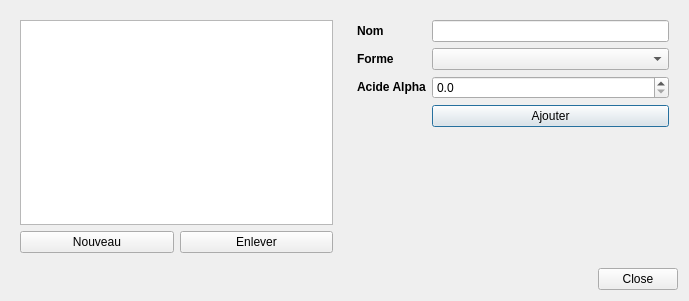
<?xml version="1.0" encoding="UTF-8"?>
<ui version="4.0">
 <class>Dialog</class>
 <widget class="QDialog" name="Dialog">
  <property name="geometry">
   <rect>
    <x>0</x>
    <y>0</y>
    <width>689</width>
    <height>301</height>
   </rect>
  </property>
  <property name="windowTitle">
   <string>Editeur</string>
  </property>
  <layout class="QGridLayout" name="gridLayout">
   <item row="0" column="1">
    <widget class="QWidget" name="widget_2" native="true">
     <layout class="QFormLayout" name="formLayout">
      <item row="0" column="0">
       <widget class="QLabel" name="label">
        <property name="text">
         <string>&lt;!DOCTYPE HTML PUBLIC &quot;-//W3C//DTD HTML 4.0//EN&quot; &quot;http://www.w3.org/TR/REC-html40/strict.dtd&quot;&gt;
&lt;html&gt;&lt;head&gt;&lt;meta name=&quot;qrichtext&quot; content=&quot;1&quot; /&gt;&lt;style type=&quot;text/css&quot;&gt;
p, li { white-space: pre-wrap; }
&lt;/style&gt;&lt;/head&gt;&lt;body style=&quot; font-family:'Droid Sans'; font-size:9pt; font-weight:400; font-style:normal;&quot;&gt;
&lt;p style=&quot; margin-top:0px; margin-bottom:0px; margin-left:0px; margin-right:0px; -qt-block-indent:0; text-indent:0px;&quot;&gt;&lt;span style=&quot; font-weight:600;&quot;&gt;Nom&lt;/span&gt;&lt;/p&gt;&lt;/body&gt;&lt;/html&gt;</string>
        </property>
       </widget>
      </item>
      <item row="0" column="1">
       <widget class="QLineEdit" name="lineEditNom"/>
      </item>
      <item row="1" column="0">
       <widget class="QLabel" name="label_2">
        <property name="text">
         <string>&lt;!DOCTYPE HTML PUBLIC &quot;-//W3C//DTD HTML 4.0//EN&quot; &quot;http://www.w3.org/TR/REC-html40/strict.dtd&quot;&gt;
&lt;html&gt;&lt;head&gt;&lt;meta name=&quot;qrichtext&quot; content=&quot;1&quot; /&gt;&lt;style type=&quot;text/css&quot;&gt;
p, li { white-space: pre-wrap; }
&lt;/style&gt;&lt;/head&gt;&lt;body style=&quot; font-family:'Droid Sans'; font-size:9pt; font-weight:400; font-style:normal;&quot;&gt;
&lt;p style=&quot; margin-top:0px; margin-bottom:0px; margin-left:0px; margin-right:0px; -qt-block-indent:0; text-indent:0px;&quot;&gt;&lt;span style=&quot; font-weight:600;&quot;&gt;Forme&lt;/span&gt;&lt;/p&gt;&lt;/body&gt;&lt;/html&gt;</string>
        </property>
       </widget>
      </item>
      <item row="2" column="0">
       <widget class="QLabel" name="label_3">
        <property name="text">
         <string>&lt;!DOCTYPE HTML PUBLIC &quot;-//W3C//DTD HTML 4.0//EN&quot; &quot;http://www.w3.org/TR/REC-html40/strict.dtd&quot;&gt;
&lt;html&gt;&lt;head&gt;&lt;meta name=&quot;qrichtext&quot; content=&quot;1&quot; /&gt;&lt;style type=&quot;text/css&quot;&gt;
p, li { white-space: pre-wrap; }
&lt;/style&gt;&lt;/head&gt;&lt;body style=&quot; font-family:'Droid Sans'; font-size:9pt; font-weight:400; font-style:normal;&quot;&gt;
&lt;p style=&quot; margin-top:0px; margin-bottom:0px; margin-left:0px; margin-right:0px; -qt-block-indent:0; text-indent:0px;&quot;&gt;&lt;span style=&quot; font-weight:600;&quot;&gt;Acide Alpha&lt;/span&gt;&lt;/p&gt;&lt;/body&gt;&lt;/html&gt;</string>
        </property>
       </widget>
      </item>
      <item row="1" column="1">
       <widget class="QComboBox" name="comboBoxForme"/>
      </item>
      <item row="3" column="1">
       <widget class="QPushButton" name="pushButtonAjouter">
        <property name="text">
         <string>Ajouter</string>
        </property>
       </widget>
      </item>
      <item row="2" column="1">
       <widget class="QDoubleSpinBox" name="spinBoxAlpha">
        <property name="decimals">
         <number>1</number>
        </property>
        <property name="maximum">
         <double>100.000000000000000</double>
        </property>
       </widget>
      </item>
     </layout>
    </widget>
   </item>
   <item row="2" column="0" colspan="2">
    <widget class="QDialogButtonBox" name="buttonBox">
     <property name="orientation">
      <enum>Qt::Horizontal</enum>
     </property>
     <property name="standardButtons">
      <set>QDialogButtonBox::Close</set>
     </property>
    </widget>
   </item>
   <item row="0" column="0" rowspan="2">
    <widget class="QWidget" name="widget" native="true">
     <layout class="QGridLayout" name="gridLayout_2">
      <item row="1" column="0">
       <layout class="QHBoxLayout" name="horizontalLayout">
        <item>
         <widget class="QPushButton" name="pushButtonNouveau">
          <property name="text">
           <string>Nouveau</string>
          </property>
         </widget>
        </item>
        <item>
         <widget class="QPushButton" name="pushButtonEnlever">
          <property name="text">
           <string>Enlever</string>
          </property>
         </widget>
        </item>
       </layout>
      </item>
      <item row="0" column="0">
       <widget class="QListView" name="listViewHoublons"/>
      </item>
     </layout>
    </widget>
   </item>
  </layout>
 </widget>
 <resources/>
 <connections>
  <connection>
   <sender>buttonBox</sender>
   <signal>accepted()</signal>
   <receiver>Dialog</receiver>
   <slot>accept()</slot>
   <hints>
    <hint type="sourcelabel">
     <x>248</x>
     <y>254</y>
    </hint>
    <hint type="destinationlabel">
     <x>157</x>
     <y>274</y>
    </hint>
   </hints>
  </connection>
  <connection>
   <sender>buttonBox</sender>
   <signal>rejected()</signal>
   <receiver>Dialog</receiver>
   <slot>reject()</slot>
   <hints>
    <hint type="sourcelabel">
     <x>316</x>
     <y>260</y>
    </hint>
    <hint type="destinationlabel">
     <x>286</x>
     <y>274</y>
    </hint>
   </hints>
  </connection>
 </connections>
</ui>
